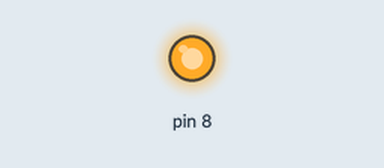
A sketch run on a simulated Arduino Uno, built with avr-gcc and run on an emulated ATmega328P. Parts: output pins drawn as LEDs (lit = HIGH).

Above: at 17.85 s.
At 39.82 s:
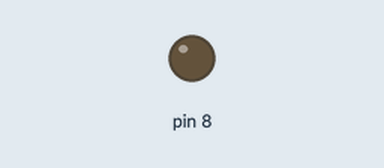
Timing chart, 0 to 40.0 s (numbered marks = the images above):
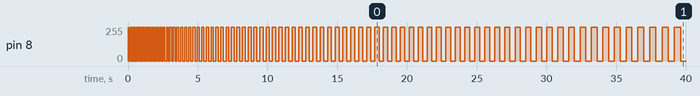

The sketch:

sketch_feb28a.ino
```cpp
//Delay time
int blinkDelay = 0;


void setup() {
  // put your setup code here, to run once:

  //Sets up a digital output to blunk and LED
pinMode(8,OUTPUT);
}

void loop() {
  blinkDelay += 5;

  // put your main code here, to run repeatedly:

  //Turns LED on

  //High means turn on
digitalWrite(8,HIGH);
//Turn onf or one second
delay(blinkDelay);
//TUrns LED OFF
digitalWrite(8,LOW);
delay(blinkDelay);


}
```
